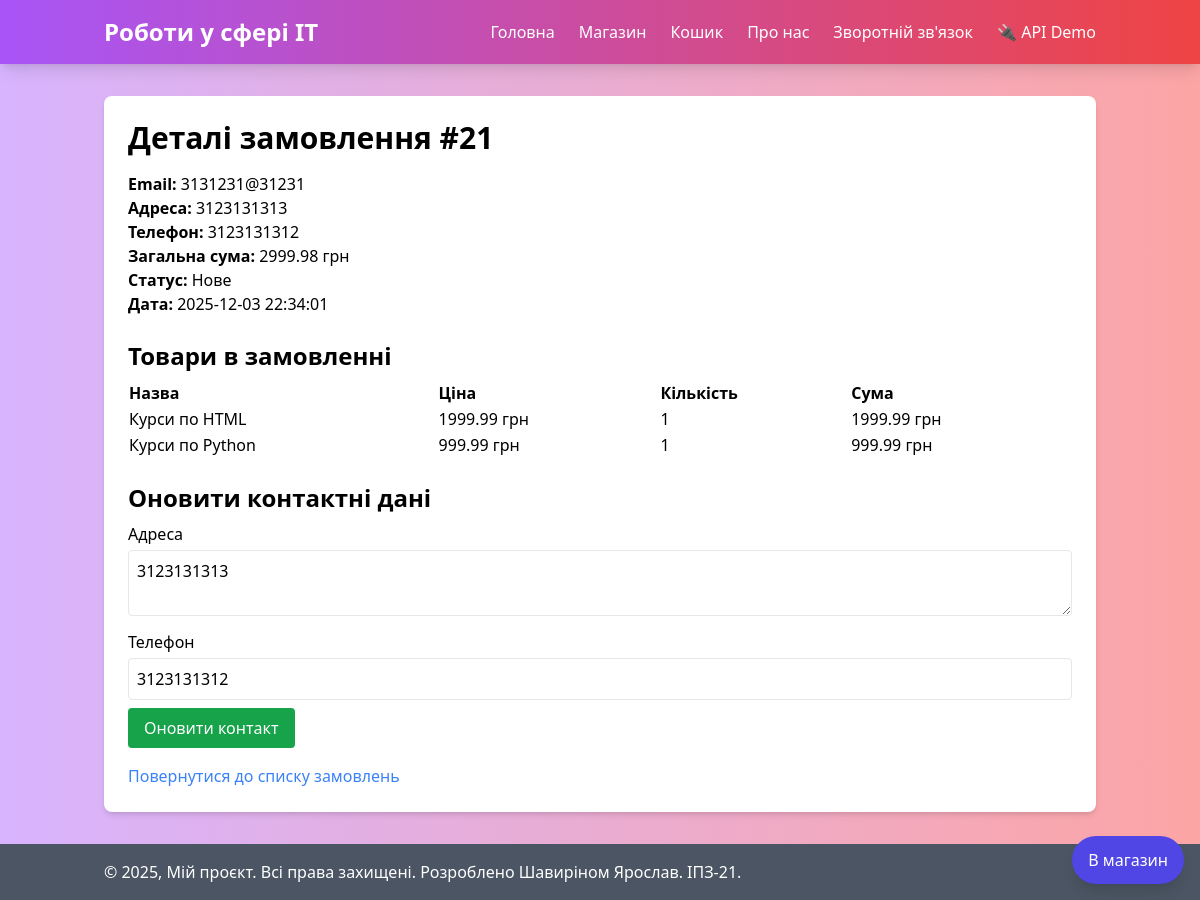
The page /orders/21 on the database its author committed.
### tables this page shows
CREATE TABLE orders (id INTEGER PRIMARY KEY AUTOINCREMENT, email TEXT, address TEXT, total_price REAL, status TEXT, date TEXT, phone TEXT DEFAULT "");

CREATE TABLE order_items (id INTEGER PRIMARY KEY AUTOINCREMENT, order_id INTEGER, product_id INTEGER, quantity INTEGER, FOREIGN KEY (order_id) REFERENCES orders (id), FOREIGN KEY (product_id) REFERENCES products (id));

CREATE TABLE products (id INTEGER PRIMARY KEY AUTOINCREMENT, name TEXT, price REAL, image TEXT);

### routes/shop.py (the view)
@shop_bp.route('/orders/<int:order_id>')
def order_history_details(order_id):
    order, items = get_order_details(order_id)
    user_email = session.get('user_email')
    if user_email and order and order['email'] != user_email:
        flash('Ви не маєте доступу до цього замовлення', 'error')
        return redirect(url_for('shop.orders'))
    return render_template('order_details.html', order=order, items=items, can_edit_status=False, can_edit_contact=True)

### models.py (called while the page is built)
def get_db_connection():
    conn = sqlite3.connect('db.sqlite', timeout=30.0, isolation_level='DEFERRED')
    conn.row_factory = sqlite3.Row
    return conn

def get_order_details(order_id):
    conn = get_db_connection()
    order = conn.execute('SELECT * FROM orders WHERE id = ?', (order_id,)).fetchone()
    items = conn.execute('SELECT oi.quantity, p.name, p.price FROM order_items oi JOIN products p ON oi.product_id = p.id WHERE oi.order_id = ?', (order_id,)).fetchall()
    conn.close()
    return order, items

### templates/order_details.html (shortened to what this page needs)
{% extends "base.html" %}
{% block content %}
<h1 class="text-3xl font-bold mb-4">Деталі замовлення #{{ order['id'] }}</h1>
<p><strong>Email:</strong> {{ order['email'] }}</p>
<p><strong>Адреса:</strong> {{ order['address'] }}</p>
<p><strong>Телефон:</strong> {{ order['phone'] if order['phone'] is not none else '' }}</p>
<p><strong>Загальна сума:</strong> {{ order['total_price'] }} грн</p>
<p><strong>Статус:</strong> {{ order['status'] }}</p>
<p><strong>Дата:</strong> {{ order['date'] }}</p>
<h2 class="text-2xl font-bold mt-6 mb-2">Товари в замовленні</h2>
<table class="w-full mb-6">
    <thead>
        <tr>
            <th class="text-left">Назва</th>
            <th class="text-left">Ціна</th>
            <th class="text-left">Кількість</th>
            <th class="text-left">Сума</th>
        </tr>
    </thead>
    <tbody>
        {% for item in items %}
        <tr>
            <td>{{ item['name'] }}</td>
            <td>{{ item['price'] }} грн</td>
            <td>{{ item['quantity'] }}</td>
            <td>{{ item['price'] * item['quantity'] }} грн</td>
        </tr>
        {% endfor %}
    </tbody>
</table>
{% if can_edit_contact %}
    <h2 class="text-2xl font-bold mb-2">Оновити контактні дані</h2>
    <form action="{{ url_for('shop.update_order_contact', order_id=order['id']) }}" method="post" class="mb-4">
        <div class="mb-2">
            <label for="address" class="block mb-1">Адреса</label>
            <textarea name="address" id="address" class="w-full p-2 border rounded">{{ order['address'] }}</textarea>
        </div>
        <div class="mb-2">
            <label for="phone" class="block mb-1">Телефон</label>
            <input type="text" name="phone" id="phone" value="{{ order['phone'] }}" class="w-full p-2 border rounded" />
        </div>
        <button type="submit" class="bg-green-600 text-white px-4 py-2 rounded hover:bg-green-700">Оновити контакт</button>
    </form>
{% endif %}
<a href="{{ url_for('shop.orders') }}" class="text-blue-500 hover:underline">Повернутися до списку замовлень</a>
<div class="fixed bottom-4 right-4">
    <a href="{{ url_for('shop.shop') }}" class="inline-flex items-center justify-center bg-indigo-600 text-white px-4 py-3 rounded-full shadow-lg hover:bg-indigo-700">
        В магазин
    </a>
</div>
{% endblock %}

### rows shown on the page
orders: id "21", email "3131231@31231", address "3123131313", phone "3123131312", total_price "2999.98", status "Нове", date "2025-12-03 22:34:01"
order_items: name "Курси по HTML", price "1999.99", quantity "1", item['price']*item['quantity'] "1999.99"
order_items: name "Курси по Python", price "999.99", quantity "1", item['price']*item['quantity'] "999.99"
